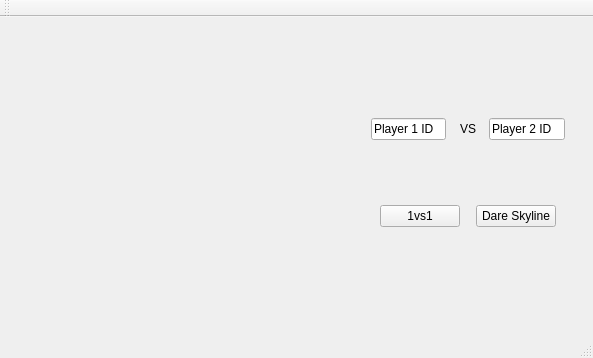
<?xml version="1.0" encoding="UTF-8"?>
<ui version="4.0">
 <class>MainWindow</class>
 <widget class="QMainWindow" name="MainWindow">
  <property name="geometry">
   <rect>
    <x>0</x>
    <y>0</y>
    <width>593</width>
    <height>358</height>
   </rect>
  </property>
  <property name="windowTitle">
   <string>MainWindow</string>
  </property>
  <widget class="QWidget" name="centralWidget">
   <widget class="QWidget" name="layoutWidget">
    <property name="geometry">
     <rect>
      <x>360</x>
      <y>90</y>
      <width>216</width>
      <height>131</height>
     </rect>
    </property>
    <layout class="QVBoxLayout" name="verticalLayout_2">
     <item>
      <layout class="QHBoxLayout" name="horizontalLayout">
       <item>
        <widget class="QLineEdit" name="l_id1">
         <property name="text">
          <string>Player 1 ID</string>
         </property>
        </widget>
       </item>
       <item>
        <spacer name="horizontalSpacer">
         <property name="orientation">
          <enum>Qt::Horizontal</enum>
         </property>
         <property name="sizeHint" stdset="0">
          <size>
           <width>40</width>
           <height>20</height>
          </size>
         </property>
        </spacer>
       </item>
       <item>
        <widget class="QLabel" name="label">
         <property name="text">
          <string>VS</string>
         </property>
        </widget>
       </item>
       <item>
        <spacer name="horizontalSpacer_2">
         <property name="orientation">
          <enum>Qt::Horizontal</enum>
         </property>
         <property name="sizeHint" stdset="0">
          <size>
           <width>40</width>
           <height>20</height>
          </size>
         </property>
        </spacer>
       </item>
       <item>
        <widget class="QLineEdit" name="l_id2">
         <property name="text">
          <string>Player 2 ID</string>
         </property>
         <property name="readOnly">
          <bool>false</bool>
         </property>
        </widget>
       </item>
      </layout>
     </item>
     <item>
      <spacer name="verticalSpacer_2">
       <property name="orientation">
        <enum>Qt::Vertical</enum>
       </property>
       <property name="sizeHint" stdset="0">
        <size>
         <width>20</width>
         <height>18</height>
        </size>
       </property>
      </spacer>
     </item>
     <item>
      <layout class="QHBoxLayout" name="horizontalLayout_2">
       <item>
        <spacer name="horizontalSpacer_3">
         <property name="orientation">
          <enum>Qt::Horizontal</enum>
         </property>
         <property name="sizeHint" stdset="0">
          <size>
           <width>40</width>
           <height>20</height>
          </size>
         </property>
        </spacer>
       </item>
       <item>
        <widget class="QPushButton" name="b_play">
         <property name="text">
          <string>1vs1</string>
         </property>
        </widget>
       </item>
       <item>
        <spacer name="horizontalSpacer_5">
         <property name="orientation">
          <enum>Qt::Horizontal</enum>
         </property>
         <property name="sizeHint" stdset="0">
          <size>
           <width>40</width>
           <height>20</height>
          </size>
         </property>
        </spacer>
       </item>
       <item>
        <widget class="QPushButton" name="b_ai_play">
         <property name="text">
          <string>Dare Skyline</string>
         </property>
        </widget>
       </item>
       <item>
        <spacer name="horizontalSpacer_4">
         <property name="orientation">
          <enum>Qt::Horizontal</enum>
         </property>
         <property name="sizeHint" stdset="0">
          <size>
           <width>40</width>
           <height>20</height>
          </size>
         </property>
        </spacer>
       </item>
      </layout>
     </item>
    </layout>
   </widget>
   <widget class="QLabel" name="l_logo">
    <property name="geometry">
     <rect>
      <x>0</x>
      <y>-4</y>
      <width>351</width>
      <height>301</height>
     </rect>
    </property>
    <property name="text">
     <string/>
    </property>
    <property name="pixmap">
     <pixmap resource="res.qrc">:/images/images/WhatsApp Image 2016-11-30 at 11.45.59.jpeg</pixmap>
    </property>
    <property name="scaledContents">
     <bool>true</bool>
    </property>
   </widget>
  </widget>
  <widget class="QMenuBar" name="menuBar">
   <property name="geometry">
    <rect>
     <x>0</x>
     <y>0</y>
     <width>593</width>
     <height>25</height>
    </rect>
   </property>
  </widget>
  <widget class="QToolBar" name="mainToolBar">
   <attribute name="toolBarArea">
    <enum>TopToolBarArea</enum>
   </attribute>
   <attribute name="toolBarBreak">
    <bool>false</bool>
   </attribute>
  </widget>
  <widget class="QStatusBar" name="statusBar"/>
 </widget>
 <layoutdefault spacing="6" margin="11"/>
 <resources>
  <include location="res.qrc"/>
 </resources>
 <connections/>
</ui>
